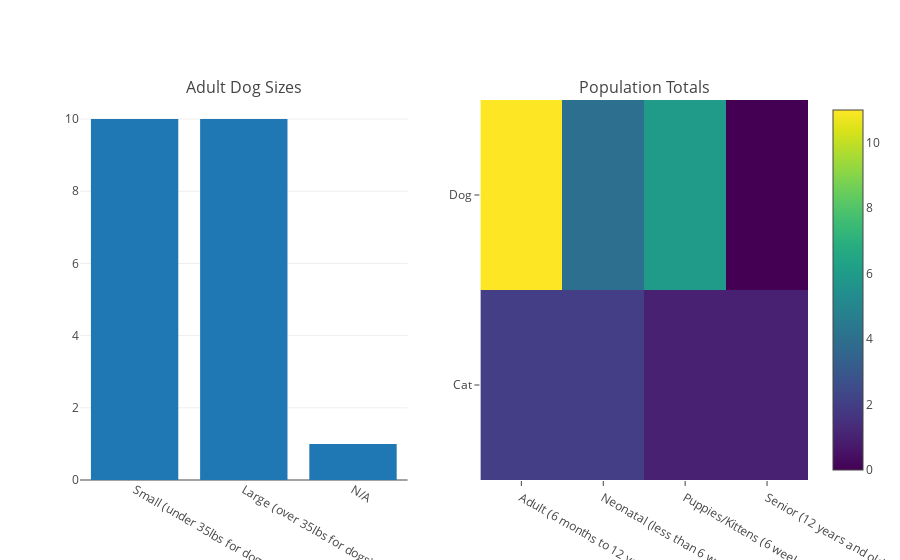

Source (notebook cell):
### Code cell
from plotly import tools
from itertools import product
import numpy as np
vals = df.groupby('Species')['Group'].value_counts().sort_index()
row_labels, col_labels = [x.tolist() for x in vals.keys().levels]
z = np.array(df.groupby(['Species','Group']).size().to_frame('count').reset_index().merge(
       pd.DataFrame(list(set([i for i in product(*[df.Group, df.Species])])), columns=['Group', 'Species']),
       on=['Species', 'Group'],
       how='right').fillna(value=0)['count']).reshape(2, 4)
heatmap = go.Heatmap(z=z, x=col_labels, y=row_labels, colorscale='Viridis')
hist = go.Histogram(x=df[df['Species'] == 'Dog']['Size'])
fig = tools.make_subplots(rows=1, cols=2, subplot_titles=('Adult Dog Sizes', 'Population Totals'))
fig.append_trace(hist, 1, 1)
fig.append_trace(heatmap, 1, 2)
iplot(fig)

### Figure 1 — Plotly figure (JSON) as saved in the notebook; plotly's stock layout.template omitted (floating-point values rounded to 4 significant figures)
{"data": [{"type": "histogram", "uid": "644a3efc-f2aa-407a-abb7-dd5cd46c683a", "x": ["Small (under 35lbs for dogs)", "Small (under 35lbs for dogs)", "Small (under 35lbs for dogs)", "Small (under 35lbs for dogs)", "Small (under 35lbs for dogs)", "Large (over 35lbs for dogs)", "Large (over 35lbs for dogs)", "Large (over 35lbs for dogs)", "Large (over 35lbs for dogs)", "Large (over 35lbs for dogs)", "Large (over 35lbs for dogs)", "Large (over 35lbs for dogs)", "Large (over 35lbs for dogs)", "Large (over 35lbs for dogs)", "N/A", "Large (over 35lbs for dogs)", "Small (under 35lbs for dogs)", "Small (under 35lbs for dogs)", "Small (under 35lbs for dogs)", "Small (under 35lbs for dogs)", "Small (under 35lbs for dogs)"], "xaxis": "x", "yaxis": "y"}, {"colorscale": "Viridis", "type": "heatmap", "uid": "eb8df765-5226-41a4-86c3-edb9041cc270", "x": ["Adult (6 months to 12 years)", "Neonatal (less than 6 weeks)", "Puppies/Kittens (6 weeks to 6 months)", "Senior (12 years and older)"], "xaxis": "x2", "y": ["Cat", "Dog"], "yaxis": "y2", "z": [[2, 2, 1, 1], [11, 4, 6, 0]]}], "layout": {"annotations": [{"font": {"size": 16}, "showarrow": false, "text": "Adult Dog Sizes", "x": 0.225, "xanchor": "center", "xref": "paper", "y": 1, "yanchor": "bottom", "yref": "paper"}, {"font": {"size": 16}, "showarrow": false, "text": "Population Totals", "x": 0.775, "xanchor": "center", "xref": "paper", "y": 1, "yanchor": "bottom", "yref": "paper"}], "xaxis": {"anchor": "y", "domain": [0, 0.45]}, "xaxis2": {"anchor": "y2", "domain": [0.55, 1]}, "yaxis": {"anchor": "x", "domain": [0, 1]}, "yaxis2": {"anchor": "x2", "domain": [0, 1]}}}
